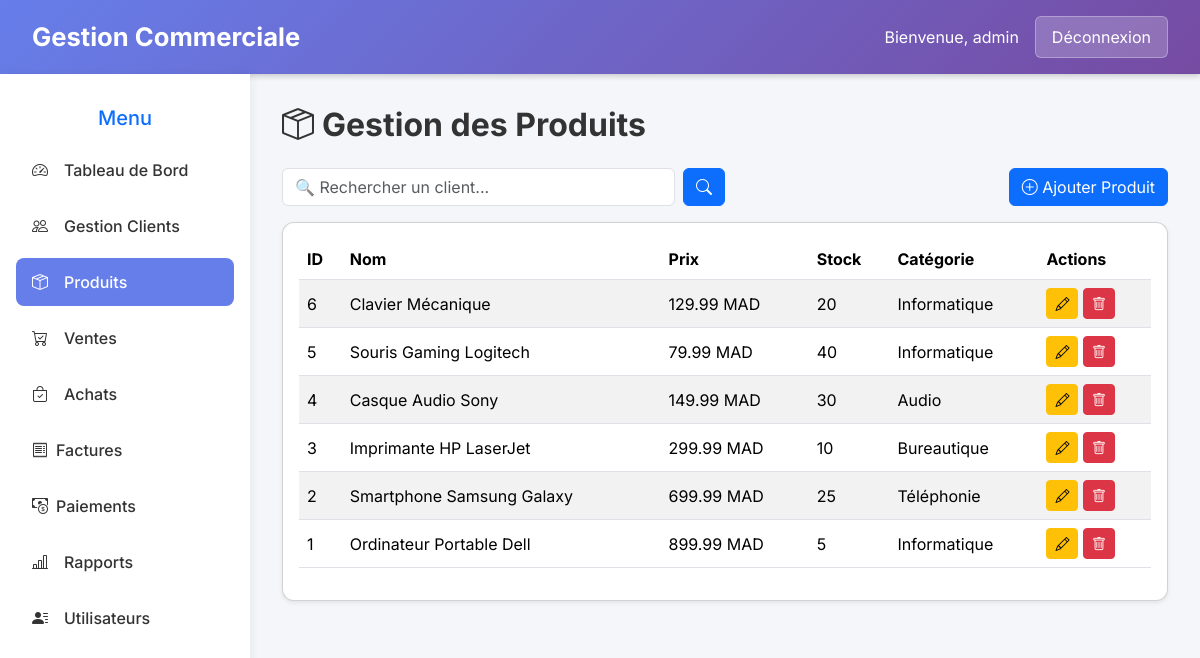
/produits.php (signed in), run on the app's committed database.
### tables this page shows
CREATE TABLE `produits` (
  `id` int(11) NOT NULL,
  `nom` varchar(100) NOT NULL,
  `prix` decimal(10,2) NOT NULL,
  `stock` int(11) DEFAULT 0,
  `categorie` varchar(50) DEFAULT NULL,
  `description` text DEFAULT NULL,
  `created_at` timestamp NOT NULL DEFAULT current_timestamp()
);

### produits.php (the view, shortened to what this page needs)
?><?php
try {
    $db = new PDO("mysql:host=localhost;dbname=gestion_commerciale;charset=utf8", "root", "");
    $db->setAttribute(PDO::ATTR_ERRMODE, PDO::ERRMODE_EXCEPTION);
} catch(PDOException $e) {
    die("Erreur de connexion : " . $e->getMessage());
}
?>
<!DOCTYPE html>
<html lang="fr">
<head>
    <link href="css/bootstrap.min.css" rel="stylesheet">
    <link href="https://cdn.jsdelivr.net/npm/bootstrap-icons@1.11.3/font/bootstrap-icons.css" rel="stylesheet">
</head>
<body>
    <div class="header">
        <div class="logo">Gestion Commerciale</div>
        <div class="user-info">
            <span>Bienvenue, <?php echo htmlspecialchars($_SESSION['username'] ?? 'Utilisateur'); ?></span>
            <a href="logout.php" class="logout-btn">Déconnexion</a>
        </div>
    </div>
    <div class="container-dashboard">
        <div class="sidebar">
            <h5 class="text-center mb-3 text-primary">Menu</h5>
            <a href="index.php" class="nav-link"><i class="bi bi-speedometer2 me-2"></i> Tableau de Bord</a>
            <a href="clients.php" class="nav-link"><i class="bi bi-people me-2"></i> Gestion Clients</a>
            <a href="produits.php" class="nav-link active"><i class="bi bi-box-seam me-2"></i> Produits</a>
            <a href="ventes.php" class="nav-link"><i class="bi bi-cart-check me-2"></i> Ventes</a>
            <a href="achats.php" class="nav-link"><i class="bi bi-bag-check me-2"></i> Achats</a>
            <a href="facture_list.php" class="nav-link "><i class="bi bi-receipt"></i> Factures</a>
            <a href="paiement_list.php" class="nav-link"><i class="bi bi-cash-coin"></i> Paiements</a>
            <a href="rapports.php" class="nav-link"><i class="bi bi-bar-chart-line me-2"></i> Rapports</a>
            <a href="users.php" class="nav-link"><i class="bi bi-person-lines-fill me-2"></i> Utilisateurs</a>
        </div>
        <div class="main-content">
                        <h2 class="mb-4"><i class="bi bi-box-seam me-2"></i>Gestion des Produits</h2>
            <?php
            if(isset($_GET['action']) && ($_GET['action'] == 'add' || $_GET['action'] == 'edit')) {
                $produit = [];
                if($_GET['action'] == 'edit' && isset($_GET['id'])) {
                    $stmt = $db->prepare("SELECT * FROM produits WHERE id=:id");
                    $stmt->execute([':id' => $_GET['id']]);
                    $produit = $stmt->fetch(PDO::FETCH_ASSOC);
                }
            ?>
            <h1 class="mb-4"><?php echo $_GET['action']=='add'?'Ajouter Produit':'Modifier Produit'; ?></h1>
            <form method="POST" action="produits.php?action=<?php echo $_GET['action']; ?>">
                <?php if($_GET['action']=='edit'): ?>
                <input type="hidden" name="id" value="<?php echo $produit['id']; ?>">
                <?php endif; ?>
                <div class="mb-3">
                    <label class="form-label">Nom *</label>
                    <input type="text" name="nom" class="form-control" required
                        value="<?php echo $produit['nom'] ?? ''; ?>">
                </div>
                <div class="mb-3">
                    <label class="form-label">Prix (MAD) *</label>
                    <input type="number" step="0.01" name="prix" class="form-control" required
                        value="<?php echo $produit['prix'] ?? ''; ?>">
                </div>
                <div class="mb-3">
                    <label class="form-label">Stock *</label>
                    <input type="number" name="stock" class="form-control" required
                        value="<?php echo $produit['stock'] ?? ''; ?>">
                </div>
                <div class="mb-3">
                    <label class="form-label">Catégorie</label>
                    <select class="form-control" name="categorie">
                        <option value="Électronique"
                            <?php echo ($produit['categorie'] ?? '')=='Électronique'?'selected':''; ?>>Électronique
                        </option>
                        <option value="Informatique"
                            <?php echo ($produit['categorie'] ?? '')=='Informatique'?'selected':''; ?>>Informatique
                        </option>
                        <option value="Mobile" <?php echo ($produit['categorie'] ?? '')=='Mobile'?'selected':''; ?>>
                            Mobile</option>
                        <option value="Accessoires"
                            <?php echo ($produit['categorie'] ?? '')=='Accessoires'?'selected':''; ?>>Accessoires
                        </option>
                    </select>
                </div>
                <div class="mb-3">
                    <label class="form-label">Description</label>
                    <textarea name="description" rows="3"
                        class="form-control"><?php echo $produit['description'] ?? ''; ?></textarea>
                </div>
                <button type="submit" class="btn btn-primary">Enregistrer</button>
                <a href="produits.php" class="btn btn-secondary">Annuler</a>
            </form>
            <?php
            } else {
            ?>
            <div class="d-flex justify-content-between mb-3">
                <form method="GET" action="produits.php" class="d-flex w-50">
                    <input type="text" name="search" class="form-control me-2" placeholder="🔍 Rechercher un client..."
                        value="<?= htmlspecialchars($_GET['search'] ?? '') ?>">
                    <button type="submit" class="btn btn-primary"><i class="bi bi-search"></i></button>
                </form>
                    <a href="produits.php?action=add" class="btn btn-primary"><i class="bi bi-plus-circle"></i> Ajouter
                    Produit</a>
            </div>
            <div class="card p-3 shadow-sm">
                <table class="table table-striped align-middle">
                    <thead>
                        <tr>
                            <th>ID</th>
                            <th>Nom</th>
                            <th>Prix</th>
                            <th>Stock</th>
                            <th>Catégorie</th>
                            <th>Actions</th>
                        </tr>
                    </thead>
                    <tbody>
                        <?php
        $search = $_GET['search'] ?? '';
        if(!empty($search)){
            $stmt = $db->prepare("SELECT * FROM produits WHERE nom LIKE :search OR categorie LIKE :search ORDER BY id DESC");
            $stmt->execute([':search' => "%$search%"]);
        } else {
            $stmt = $db->query("SELECT * FROM produits ORDER BY id DESC");
        }
        $produits = $stmt->fetchAll(PDO::FETCH_ASSOC);
                    foreach($produits as $produit):
                    ?>
                        <tr>
                            <td><?php echo $produit['id']; ?></td>
                            <td><?php echo htmlspecialchars($produit['nom']); ?></td>
                            <td><?php echo number_format($produit['prix'], 2); ?> MAD</td>
                            <td><?php echo $produit['stock']; ?></td>
                            <td><?php echo htmlspecialchars($produit['categorie']); ?></td>
                            <td>
                                <a href="produits.php?action=edit&id=<?php echo $produit['id']; ?>"
                                    class="btn btn-sm btn-warning"><i class="bi bi-pencil"></i></a>
                                <a href="produits.php?action=delete&id=<?php echo $produit['id']; ?>"
                                    class="btn btn-sm btn-danger" onclick="return confirm('Êtes-vous sûr ?')"><i
                                        class="bi bi-trash"></i></a>
                            </td>
                        </tr>
                        <?php endforeach; ?>
                    </tbody>
                </table>
            </div>
            <?php } ?>
        </div>
    </div>
</body>
</html>

### produits.php (style rules this page uses)
body { font-family: 'Inter', sans-serif; background-color: #f5f6fa; margin: 0; }
.header { background: linear-gradient(135deg, #667eea, #764ba2); color: white; padding: 1rem 2rem; display: flex; justify-content: space-between; align-items: center; box-shadow: 0 2px 6px rgba(0, 0, 0, 0.2); }
.logo { font-size: 1.6rem; font-weight: 700; }
.user-info { display: flex; align-items: center; gap: 1rem; }
.logout-btn { background: rgba(255, 255, 255, 0.2); color: white; border: 1px solid rgba(255, 255, 255, 0.3); padding: 0.5rem 1rem; border-radius: 6px; text-decoration: none; transition: 0.3s; }
.container-dashboard { display: flex; min-height: calc(100vh - 70px); }
.sidebar { width: 250px; background: white; padding: 2rem 1rem; box-shadow: 2px 0 10px rgba(0, 0, 0, 0.05); }
.nav-link { display: flex; align-items: center; gap: 0.5rem; color: #333; text-decoration: none; padding: 0.75rem 1rem; border-radius: 8px; margin-bottom: 0.5rem; font-weight: 500; transition: 0.2s; }
.nav-link.active, .nav-link:hover { background-color: #667eea; color: white; }
.main-content { flex: 1; padding: 2rem; }
h1, h2, h3, h4 { font-weight: 700; color: #333; }
.card { background: white; padding: 1.5rem; border-radius: 12px; box-shadow: 0 4px 12px rgba(0, 0, 0, 0.08); transition: transform 0.3s, box-shadow 0.3s; }
.table thead { background: #667eea; color: white; }

### data on the page
produits: id "6", nom "Clavier Mécanique", prix "129.99", stock "20", categorie "Informatique"
produits: id "5", nom "Souris Gaming Logitech", prix "79.99", stock "40", categorie "Informatique"
produits: id "4", nom "Casque Audio Sony", prix "149.99", stock "30", categorie "Audio"
produits: id "3", nom "Imprimante HP LaserJet", prix "299.99", stock "10", categorie "Bureautique"
produits: id "2", nom "Smartphone Samsung Galaxy", prix "699.99", stock "25", categorie "Téléphonie"
produits: id "1", nom "Ordinateur Portable Dell", prix "899.99", stock "5", categorie "Informatique"

### other printed values
$_SESSION['username'] "admin"
